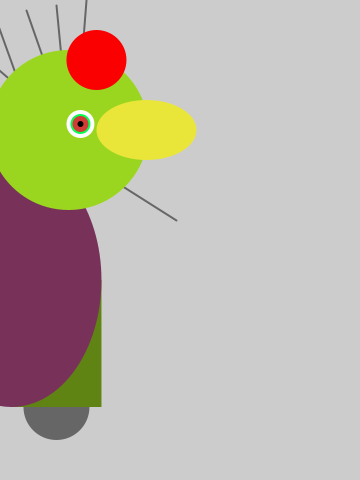
Frame 1 (no input)
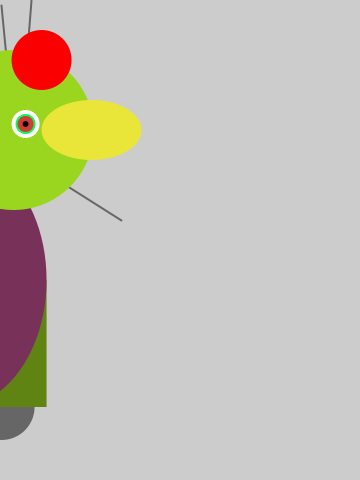
Frame 60 (the mouse pressed at the canvas centre just before this capture)
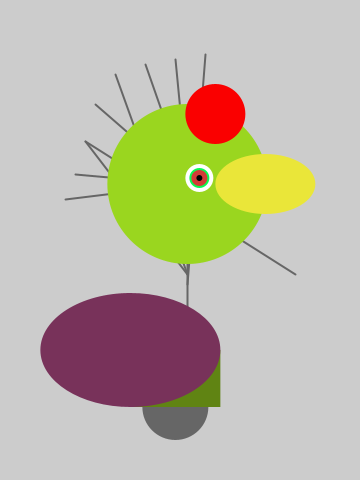
Frame 120 (the mouse held since frame 60 and released just before this capture)

The Processing sketch that drew these frames (run headless with seeded random() and noise(); from frame 60 on, the mouse is pressed at the canvas centre):

// Processing sketch: processing_12806
// ── processing_12806.pde

float x = 60; // X-coordinate
float y = 440; // Y-coordinate
int radius = 80; // Head Radius
int bodyHeight = 160; // Body Height
int neckHeight = 70; // Neck Height
float easing = 0.059;
void setup() {
size(360, 480);
smooth();
strokeWeight(2);
ellipseMode(RADIUS);
}
void draw() {
int targetX = mouseX;
x += (targetX - x) * easing;
if (mousePressed) {
neckHeight = 86;
bodyHeight = 90;
} else {
neckHeight = 70;
bodyHeight = 160;
}
float ny = y - bodyHeight - neckHeight - radius;
background(204);
// Neck
stroke(102);
line(x+12, y-bodyHeight, x+12, ny);
// Antennae
fill(250,0,0);
line(x+12, ny+90, x-90, ny-43);
line(x+12, ny, x-100, ny-10);
line(x+12, ny, x-110, ny+15);
line(x+12, ny, x-80, ny-80);
line(x+12, ny+90, x-60, ny-110);
line(x+12, ny, x-30, ny-120);
line(x+12, ny, x-0, ny-125);
line(x+12, ny+100, x+30, ny-130);
line(x+120, ny+90, x-90, ny-43);

// Body
noStroke();
fill(102);
ellipse(x, y-33, 33, 33);
fill(96,132,19);
rect(x-45, y-bodyHeight, 90, bodyHeight-33);
fill(120,50,90);
ellipse(x-45, y-bodyHeight, 90, bodyHeight-33);
// Head
fill(154,214,31);
ellipse(x+12, ny, radius, radius);
fill(255);
ellipse(x+24, ny-6, 14, 14);
fill(10,250,80);
ellipse(x+24, ny-6, 10, 10);
fill(210,60,55);
ellipse(x+24, ny-6, 8, 8);
fill(0);
ellipse(x+24, ny-6, 3, 3);
fill(250,0,0);
ellipse(x+40, ny-70, 30, 30);
fill(234,230,57);
ellipse(x+90, ny-0, 50, 30);
}
